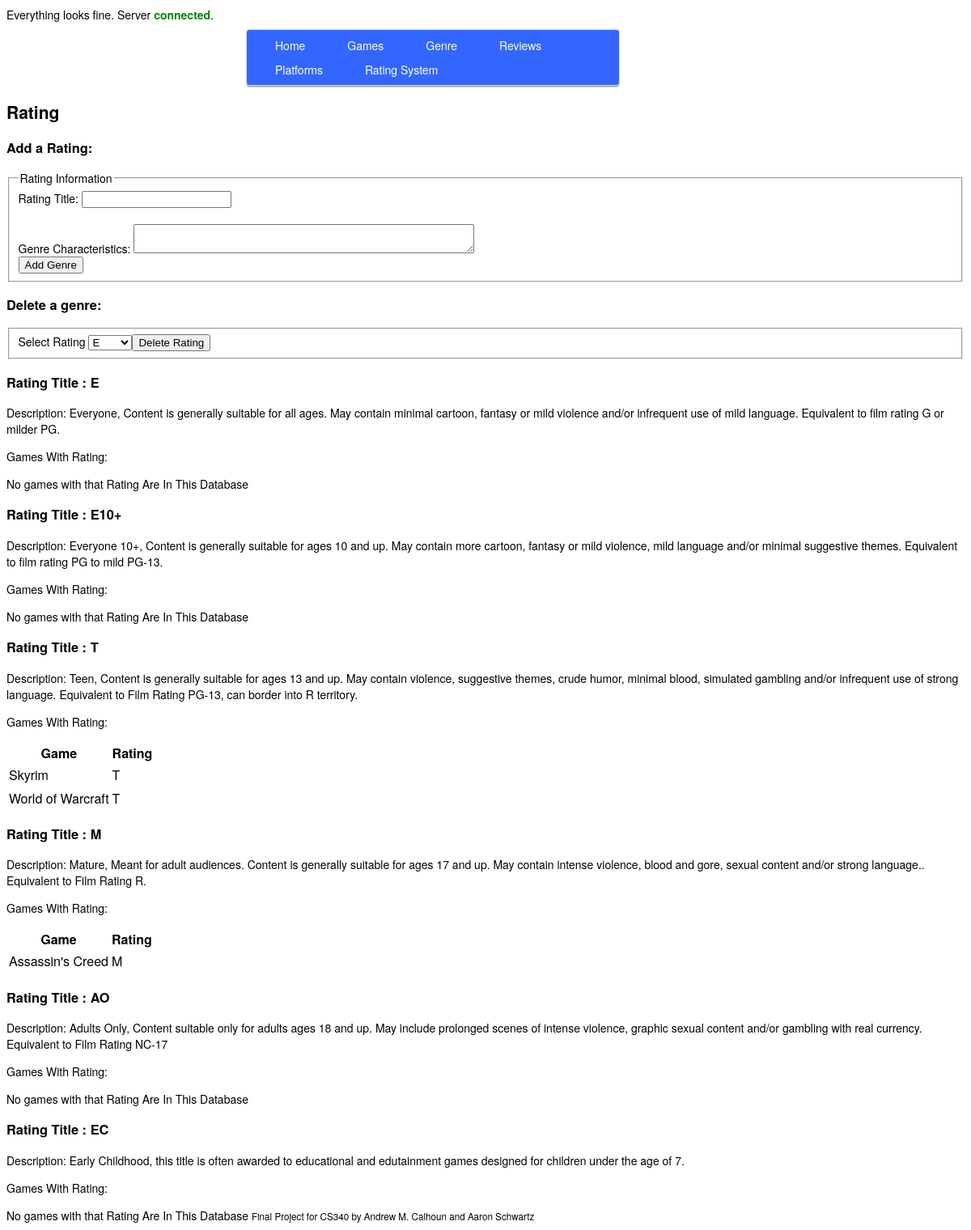
/webdevdbfinals/cs340-final/rating.php, run on the app's committed database.
### tables this page shows
CREATE table `rating`(
`rating_id` int(11) PRIMARY KEY AUTO_INCREMENT,
`title` varchar(255),
`description` text,
`game_id` int(11) NOT NULL,
FOREIGN KEY(`game_id`) REFERENCES `game`(`game_id`)
);

CREATE TABLE `game`(
`game_id` int(11) PRIMARY KEY AUTO_INCREMENT,
`title` varchar(255), 
`publisher` varchar(255),
`release_date` date NOT NULL,
`platform_id` int(11) NOT NULL,
`genre_id` int(11) NOT NULL,
`rating_id` int(11) NOT NULL,
`review_id` int(11) NOT NULL

 
 
 
 
 
);

### webdevdbfinals/cs340-final/rating.php (the view, shortened to what this page needs)
<?php
	include 'header.php';
?>
<h2>Rating
<?php
	$choice = "SELECT * FROM rating";
	$result = $connection->query($choice);
	$delete = $connection->query($choice);
	$num_rows = mysqli_num_rows($result);
	$i = 1;
?>
<h3>Add a Rating:</h3>
	<form action="addrating.php" method="post">
		<fieldset>
		<legend>Rating Information</legend>
		<label for="rating_title">Rating Title: </label>
		<input type="text" name="rating_title" id="rating_title" required /><br /><br />
		<label for="rating_description">Genre Characteristics: </label>
		<textarea rows="2" cols="50" name="rating_description" id="rating_description" required /></textarea><br />
		<input type="submit" name="addrating" id="addrating" value = "Add Genre" />
		</fieldset></form>
	<h3>Delete a genre:</h3>
		<form action="deleterating.php" method="post">
		<fieldset>
			<label>Select Rating</label>
			<select name="delete_rating" id="delete_rating">
			<?php
			if(mysqli_num_rows($delete) > 0)
			{
				while($row = $delete->fetch_assoc())
				{
					echo '<option value='. $row["rating_id"] .'>' . $row["title"] . '</option>';
				}
			}
		?>
			<br/><br/>
			<input type="submit" name="del_rate" id="del_rate" value = "Delete Rating" />
		</fieldset>
		</form>
<?php
if($num_rows > 0)
	{
		while($row = $result->fetch_assoc())
		{
			echo '  <h3> Rating Title : ' . $row['title'] . ' </h3>
			<p>  Description: ' . $row['description'] . ' </h3><br />
			<p> Games With Rating: </p>';
			$games_with_rating = "SELECT g.title as gTitle, r.title as rTitle FROM game g INNER JOIN rating r ON (g.rating_id = r.rating_id) WHERE g.rating_id = '" . $i . "'";
			$games = $connection->query($games_with_rating);
			$num_rows2 = mysqli_num_rows($games);
			if($num_rows2 > 0)
			{
				echo '<table>
					  <thead>
					  <tr>
						<th>Game</th> <th>Rating</th></tr>';
				while($sub_row = $games->fetch_assoc())
				{
					echo '<tr><td> ' . $sub_row["gTitle"] . '</td><td>' . $sub_row["rTitle"] . '</td><tr>';
				}
				echo '</thead>
					  </table>';
			}
			else {
				echo "No games with that Rating Are In This Database";
			}
			$i++;
		}
	}
	else {
		echo "Sorry, this is an empty query.";
	}
?>
	<?php $connection->close();
	include('footer.php'); ?>

### webdevdbfinals/cs340-final/css/style.css (style rules this page uses)
body { background-color: #FFF; color: black; font-family: "HelveticaNeue-Light", "Helvetica Neue Light", "Helvetica Neue", Helvetica, Arial, "Lucida Grande", sans-serif; font-weight: 300; font-size: 14px; }

### data on the page
rating: title "E", description "Everyone, Content is generally suitable for all ages. May contain minimal cartoon, fantasy or mild violence and/or infrequent use of mild language. Equivalent to film rating G or milder PG.", shows "No games with that Rating Are In This Database"
rating: title "E10+", description "Everyone 10+, Content is generally suitable for ages 10 and up. May contain more cartoon, fantasy or mild violence, mild language and/or minimal suggestive themes. Equivalent to film rating PG to mild PG-13.", shows "No games with that Rating Are In This Database"
rating: title "T", description "Teen, Content is generally suitable for ages 13 and up. May contain violence, suggestive themes, crude humor, minimal blood, simulated gambling and/or infrequent use of strong language. Equivalent to Film Rating PG-13, can border into R territory."
game: title "Skyrim", rating.title "T"
game: title "World of Warcraft", rating.title "T"
rating: title "M", description "Mature, Meant for adult audiences. Content is generally suitable for ages 17 and up. May contain intense violence, blood and gore, sexual content and/or strong language.. Equivalent to Film Rating R."
game: title "Assassin's Creed", rating.title "M"
rating: title "AO", description "Adults Only, Content suitable only for adults ages 18 and up. May include prolonged scenes of intense violence, graphic sexual content and/or gambling with real currency. Equivalent to Film Rating NC-17", shows "No games with that Rating Are In This Database"
rating: title "EC", description "Early Childhood, this title is often awarded to educational and edutainment games designed for children under the age of 7.", shows "No games with that Rating Are In This Database"

### other printed values
form field delete_rating "E"
